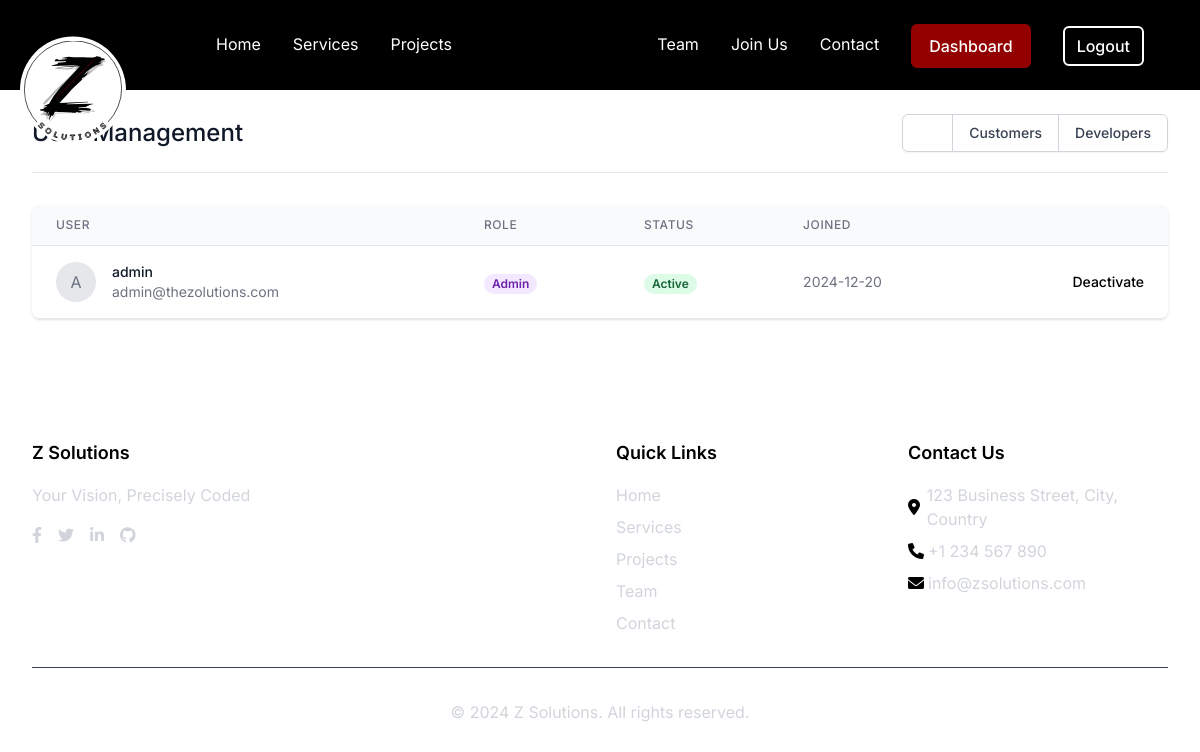
The app's page /admin/users (signed in) with its own data.
### app/models/user.py (models this page shows, shortened)
class User(UserMixin, db.Model):
    id = db.Column(db.Integer, primary_key=True)
    email = db.Column(db.String(120), unique=True, nullable=False)
    username = db.Column(db.String(64), unique=True, nullable=False)
    password_hash = db.Column(db.String(128))
    role = db.Column(db.String(20), nullable=False, default='customer')  # customer, developer, admin
    created_at = db.Column(db.DateTime, default=datetime.utcnow)
    is_active = db.Column(db.Boolean, default=True)
    customer_profile = db.relationship('CustomerProfile', backref='user', uselist=False)
    developer_profile = db.relationship('DeveloperProfile', backref='user', uselist=False)

### app/routes/admin.py (the view)
    def decorated_function(*args, **kwargs):
        if not current_user.is_authenticated or current_user.role != 'admin':
            flash('Access denied. Admin privileges required.', 'error')
            return redirect(url_for('main.home'))
        return f(*args, **kwargs)

### app/models/user.py (called while the page is built)
@login_manager.user_loader
def load_user(id):
    return User.query.get(int(id))

### app/routes/admin.py (called while the page is built)
def admin_required(f):
    def decorated_function(*args, **kwargs):
        if not current_user.is_authenticated or current_user.role != 'admin':
            flash('Access denied. Admin privileges required.', 'error')
            return redirect(url_for('main.home'))
        return f(*args, **kwargs)
    decorated_function.__name__ = f.__name__
    return decorated_function

@admin_bp.route('/users')
@login_required
@admin_required
def users():
    role = request.args.get('role', 'all')
    page = request.args.get('page', 1, type=int)
    per_page = 10
    query = User.query
    if role != 'all':
        query = query.filter_by(role=role)
    users = query.order_by(User.created_at.desc()).paginate(page=page, per_page=per_page)
    return render_template('admin/users.html',
                         title='User Management',
                         users=users,
                         current_role=role)

### app/templates/admin/users.html (shortened to what this page needs)
{% extends "base.html" %}
{% block content %}
<div class="max-w-7xl mx-auto py-6 sm:px-6 lg:px-8">
    <div class="pb-5 border-b border-gray-200 sm:flex sm:items-center sm:justify-between">
        <h3 class="text-2xl leading-6 font-medium text-gray-900">
            User Management
        </h3>
        <div class="mt-3 sm:mt-0 sm:ml-4">
            <div class="flex rounded-md shadow-sm">
                <a href="{{ url_for('admin.users', role='all') }}"
                    class="relative inline-flex items-center px-4 py-2 rounded-l-md border border-gray-300 bg-white text-sm font-medium text-gray-700 hover:bg-gray-50 focus:z-10 focus:outline-none focus:ring-1 focus:ring-indigo focus:border-indigo
                    {{ 'bg-indigo text-white' if current_role == 'all' else '' }}">
                </a>
                <a href="{{ url_for('admin.users', role='customer') }}"
                    class="-ml-px relative inline-flex items-center px-4 py-2 border border-gray-300 bg-white text-sm font-medium text-gray-700 hover:bg-gray-50 focus:z-10 focus:outline-none focus:ring-1 focus:ring-indigo focus:border-indigo
                    {{ 'bg-indigo text-white' if current_role == 'customer' else '' }}">
                    Customers
                </a>
                <a href="{{ url_for('admin.users', role='developer') }}"
                    class="-ml-px relative inline-flex items-center px-4 py-2 rounded-r-md border border-gray-300 bg-white text-sm font-medium text-gray-700 hover:bg-gray-50 focus:z-10 focus:outline-none focus:ring-1 focus:ring-indigo focus:border-indigo
                    {{ 'bg-indigo text-white' if current_role == 'developer' else '' }}">
                    Developers
                </a>
            </div>
        </div>
    </div>
    <div class="mt-8 flex flex-col">
        <div class="-my-2 overflow-x-auto sm:-mx-6 lg:-mx-8">
            <div class="py-2 align-middle inline-block min-w-full sm:px-6 lg:px-8">
                <div class="shadow overflow-hidden border-b border-gray-200 sm:rounded-lg">
                    <table class="min-w-full divide-y divide-gray-200">
                        <thead class="bg-gray-50">
                            <tr>
                                <th scope="col"
                                    class="px-6 py-3 text-left text-xs font-medium text-gray-500 uppercase tracking-wider">
                                    User
                                </th>
                                <th scope="col"
                                    class="px-6 py-3 text-left text-xs font-medium text-gray-500 uppercase tracking-wider">
                                    Role
                                </th>
                                <th scope="col"
                                    class="px-6 py-3 text-left text-xs font-medium text-gray-500 uppercase tracking-wider">
                                    Status
                                </th>
                                <th scope="col"
                                    class="px-6 py-3 text-left text-xs font-medium text-gray-500 uppercase tracking-wider">
                                    Joined
                                </th>
                                <th scope="col" class="relative px-6 py-3">
                                </th>
                            </tr>
                        </thead>
                        <tbody class="bg-white divide-y divide-gray-200">
                            {% for user in users.items %}
                            <tr>
                                <td class="px-6 py-4 whitespace-nowrap">
                                    <div class="flex items-center">
                                        <div class="flex-shrink-0 h-10 w-10">
                                            <div
                                                class="h-10 w-10 rounded-full bg-gray-200 flex items-center justify-center text-gray-500">
                                                {{ user.username[0]|upper }}
                                            </div>
                                        </div>
                                        <div class="ml-4">
                                            <div class="text-sm font-medium text-gray-900">
                                                {{ user.username }}
                                            </div>
                                            <div class="text-sm text-gray-500">
                                                {{ user.email }}
                                            </div>
                                        </div>
                                    </div>
                                </td>
                                <td class="px-6 py-4 whitespace-nowrap">
                                    <span
                                        class="px-2 inline-flex text-xs leading-5 font-semibold rounded-full
                                        {% if user.role == 'admin' %}
                                            bg-purple-100 text-purple-800
                                        {% elif user.role == 'developer' %}
                                            bg-blue-100 text-blue-800
                                        {% else %}
                                            bg-green-100 text-green-800
                                        {% endif %}">
                                        {{ user.role|title }}
                                    </span>
                                </td>
                                <td class="px-6 py-4 whitespace-nowrap">
                                    <span
                                        class="px-2 inline-flex text-xs leading-5 font-semibold rounded-full {% if user.is_active %}bg-green-100 text-green-800{% else %}bg-red-100 text-red-800{% endif %}">
                                        {{ 'Active' if user.is_active else 'Inactive' }}
                                    </span>
                                </td>
                                <td class="px-6 py-4 whitespace-nowrap text-sm text-gray-500">
                                    {{ user.created_at.strftime('%Y-%m-%d') }}
                                </td>
                                <td class="px-6 py-4 whitespace-nowrap text-right text-sm font-medium">
                                    <form action="{{ url_for('admin.toggle_user_status', user_id=user.id) }}" method="POST"
                                        class="inline">
                                        <button type="submit"
                                            class="text-indigo hover:text-blue">
                                            {{ 'Deactivate' if user.is_active else 'Activate' }}
                                        </button>
                                    </form>
                                </td>
                            </tr>
                            {% endfor %}
                        </tbody>
                    </table>
                </div>
            </div>
        </div>
    </div>
</div>
{% endblock %}

### app/static/css/main.css (style rules this page uses)
:root { --color-primary: #111111; --color-secondary: #f5f5f5; --color-accent: #930000; --color-text: #000000; --color-text-light: #333333; --color-border: #333333; --spacing-xs: 0.25rem; --spacing-sm: 0.5rem; --spacing-md: 1rem; --spacing-lg: 2rem; --spacing-xl: 4rem; --transition-fast: 150ms ease-in-out; --transition-normal: 300ms ease-in-out; }
body { font-family: 'Inter', sans-serif; color: var(--color-text); line-height: 1.6; background-color: #ffffff; position: relative; margin: 0; padding: 0; }

### app/static/css/menu.css (style rules this page uses)
body { background-color: white !important; margin: 0; padding: 0; }

### records on screen
User: username "A", username "admin", email "admin@thezolutions.com", role "Admin", is_active "Active", created_at "2024-12-20", is_active "Deactivate"
